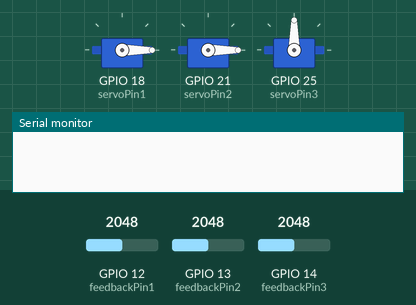
Recording of a sketch running on a simulated ESP32. On the bench: 3 × servo, the last lines printed to the serial monitor. The inputs (shaded band) are chosen by the test bench; at power-on: GPIO 12 (feedbackPin1) = 2048, GPIO 13 (feedbackPin2) = 2048, GPIO 14 (feedbackPin3) = 2048.

Above: at 0.0 s.
At 2.7 s:
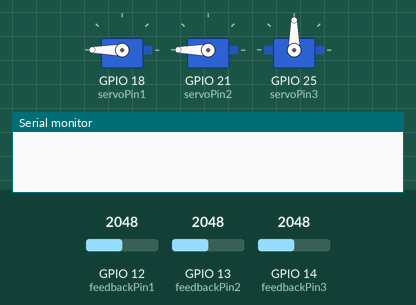
At 11.5 s:
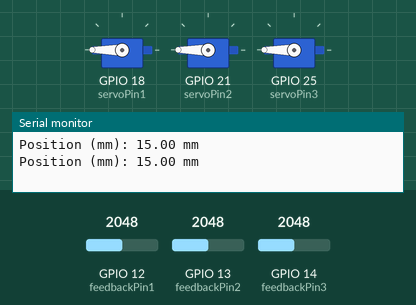
At 19.69 s:
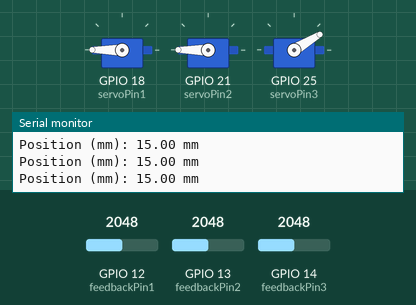
At 28.9 s:
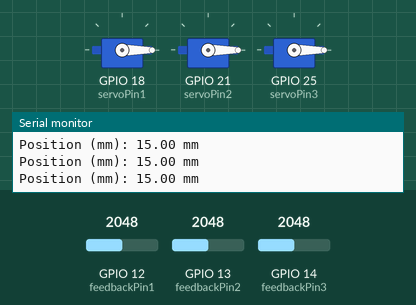
At 37.6 s:
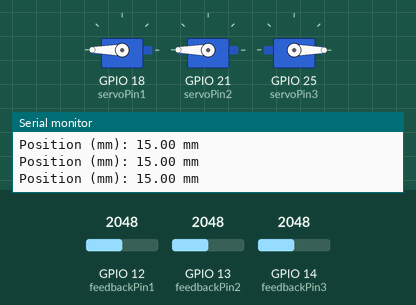
Timing chart, 0 to 39.1 s (numbered marks = the images above):
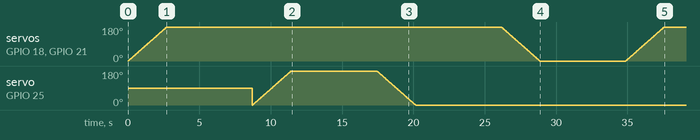

The sketch:

ESP1_Vision_Linear.ino
```cpp
#include <ESP32Servo.h>

Servo servo1;
Servo servo2;
Servo servo3;

int pos1 = 0;
int pos2 = 0;
int pos3 = 0;
int servoPin1 = 18;
int servoPin2 = 21;
int servoPin3 = 25;
int feedbackPin1 = 12;
int feedbackPin2 = 13;
int feedbackPin3 = 14;
int adcValue1;
int adcValue2;
int adcValue3;

float position_mm1;
float position_mm2;
float position_mm3;

void printValue(int feedbackPin, float &position_mm);

void setup()
{
  Serial.begin(115200);
  ESP32PWM::allocateTimer(0);
  ESP32PWM::allocateTimer(1);
  ESP32PWM::allocateTimer(2);
  ESP32PWM::allocateTimer(3);

  servo1.setPeriodHertz(50);
  servo1.attach(servoPin1, 500, 2500);
  servo2.setPeriodHertz(50);
  servo2.attach(servoPin2, 500, 2500);
  servo3.setPeriodHertz(50);
  servo3.attach(servoPin3, 500, 2500);
}

void loop()
{
  for (pos1 = 0, pos2 = 0; pos1 <= 180 && pos2 <= 180; pos1 += 1, pos2 += 1)
  {
    servo1.write(pos1);
    servo2.write(pos2);
    delay(15);
  }
  delay(6000);
  printValue(feedbackPin1, position_mm1);
  printValue(feedbackPin2, position_mm2);

  for (pos3 = 0; pos3 <= 180; pos3 += 1)
  {
    servo3.write(pos3);
    delay(15);
  }
  delay(6000);
  printValue(feedbackPin3, position_mm3);

  for (pos3 = 180; pos3 >= 0; pos3 -= 1)
  {
    servo3.write(pos3);
    delay(15);
  }
  delay(6000);
  printValue(feedbackPin3, position_mm3);

  for (pos1 = 180, pos2 = 180; pos1 >= 0 && pos2 >= 0; pos1 -= 1, pos2 -= 1)
  {
    servo1.write(pos1);
    servo2.write(pos2);
    delay(15);
  }
  delay(6000);
  printValue(feedbackPin1, position_mm1);
  printValue(feedbackPin2, position_mm2);
}

void printValue(int feedbackPin, float &position_mm)
{
    int adcValue = analogRead(feedbackPin);
    float voltage = adcValue * (3.3 / 4095.0);
    position_mm = (voltage / 3.3) * 30.0;
    position_mm = 30.0 - position_mm;
    Serial.print("Position (mm): ");
    Serial.print(position_mm);
    Serial.println(" mm");
}
```
